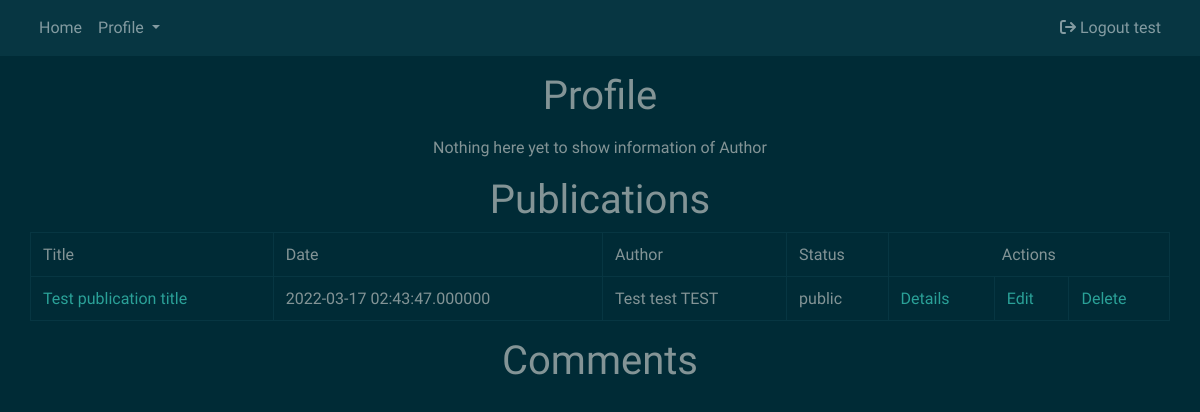
Before: /Profile/ (signed in) with the older database file.
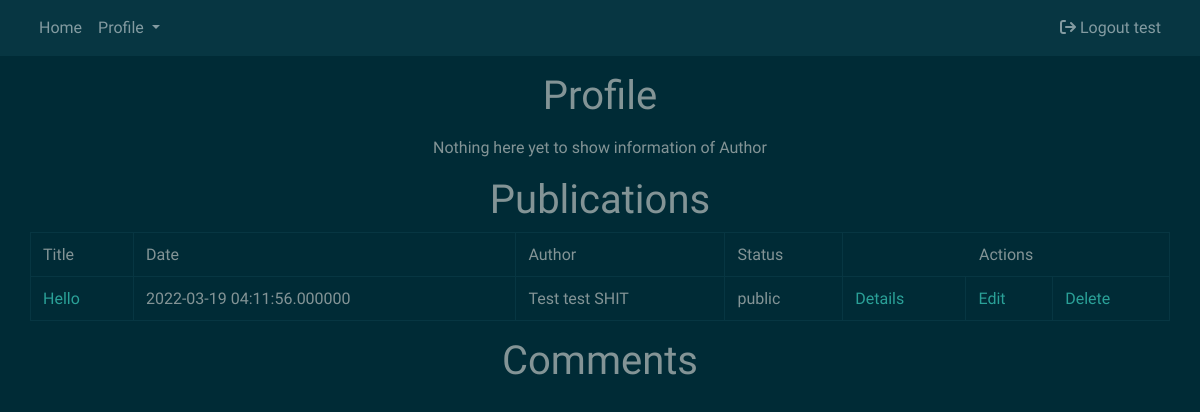
After: the same page with the newer database file.
### tables this page shows
CREATE TABLE `publication` (
  `publication_id` int(20) NOT NULL,
  `profile_id` int(20) NOT NULL,
  `publication_title` varchar(50) NOT NULL,
  `publication_text` varchar(3000) NOT NULL,
  `timestamp` timestamp(6) NOT NULL DEFAULT current_timestamp(6) ON UPDATE current_timestamp(6),
  `publication_status` varchar(10) NOT NULL
);

CREATE TABLE `profile` (
  `profile_id` int(20) NOT NULL,
  `author_id` int(20) NOT NULL,
  `first_name` varchar(30) NOT NULL,
  `middle_name` varchar(30) NOT NULL,
  `last_name` varchar(30) NOT NULL
);

### app/controllers/Profile.php (called while the page is built, shortened)
<?php
class Profile extends Controller{
    public function __construct(){
        $this->profileModel = $this->model('profileModel');
    }
    public function index(){
        $publications = $this->profileModel->getAuthorPublications();
        $data = [
            "publications" => $publications
        ];
        $this->view('Profile/index', $data);
    }
}
?>

### app/core/App.php (called while the page is built, shortened)
<?php
class App
{
    protected $currentMethod = 'index';
    public function __construct()
    {
        $url = $this->parseURL();
        if (file_exists('../app/controllers/' . $url[0] . '.php')) {
            unset($url[0]);
        }
        $this->currentController = new $this->currentController;
        $this->params = $url ? array_values($url) : [];
        call_user_func_array([$this->currentController, $this->currentMethod], $this->params);
    }
    public function parseURL()
    {
        if (isset($_GET['url'])) {
            $url = rtrim($_GET['url'], '/');
            $url = filter_var($url, FILTER_SANITIZE_URL);
            $url = explode('/', $url);
            return $url;
        }
    }
}

### public/index.php (called while the page is built, shortened)
<?php
    $init = new App;
?>

### app/core/Model.php (called while the page is built, shortened)
<?php
class Model
{
    private $host = DB_HOST;
    private $user = DB_USER;
    private $pass = DB_PASS;
    private $dbname = DB_NAME;
    private $dbh;
    private $stmt;
    public function __construct()
    {
        $dsn = 'mysql:host=' . $this->host . ';dbname=' . $this->dbname;
        $options = array(
            PDO::ATTR_PERSISTENT => true,
            PDO::ATTR_ERRMODE => PDO::ERRMODE_EXCEPTION
        );
        try {
            $this->dbh = new PDO($dsn, $this->user, $this->pass, $options);
        } catch (PDOException $e) {
            $this->error = $e->getMessage();
            echo $this->error;
        }
    }
    public function query($sql)
    {
        $this->stmt = $this->dbh->prepare($sql);
    }
    public function execute()
    {
        return $this->stmt->execute();
    }
    public function getResultSet(){
        $this->execute();
        return $this->stmt->fetchAll(PDO::FETCH_OBJ);
    }
}

### app/models/profileModel.php (called while the page is built, shortened)
<?php
class profileModel
{
    public function __construct()
    {
        $this->db = new Model;
    }
    public function getAuthorPublications()
    {
        $username = $_SESSION['user_username'];
        $this->db->query(
            "SELECT author_id, profile.profile_id, profile.first_name, publication.publication_id, publication.publication_status, profile.middle_name, profile.last_name, publication.publication_title, publication.publication_text, publication.timestamp
                FROM profile INNER JOIN publication
                ON publication.profile_id = profile.profile_id
                WHERE author_id = (SELECT author_id FROM author WHERE username = '$username')"
        );
        return $this->db->getResultSet();
    }
}

### app/views/Profile/index.php (the view, shortened to what this page needs)
<?php require APPROOT . '/views/includes/header.php'; ?>
<h1 class= "text-center mt-3">Profile</h1>
<p class= "text-center mt-3">Nothing here yet to show information of Author</p>
<h1 class= "text-center mt-3">Publications</h1>
<table class="container table table-bordered">
    <tr>
        <td>Title</td>
        <td>Date</td>
        <td>Author</td>
        <td>Status</td>
        <td colspan="3" class="text-center"> Actions</td>
    </tr>
    <?php
        if (!empty($data["publications"])) {
            foreach($data["publications"] as $publication){
                echo"<td>
                <a href='/Blog/Profile/details/$publication->publication_id'>$publication->publication_title</a>
                </td>";
                echo"<td>$publication->timestamp</td>";
                echo"<td>$publication->first_name $publication->middle_name $publication->last_name</td>";
                echo"<td>$publication->publication_status</td>";
                echo"<td>
                <a href='/Blog/Profile/details/$publication->publication_id'> Details</a>
                </td>";
                echo"<td>
                <a href='/Blog/Profile/editPublication/$publication->publication_id'> Edit</a>
                </td>";
                echo"<td>
                <a href='/Blog/Profile/delete/$publication->publication_id'> Delete</a>
                </td>";
            }
        }
        ?>
</table>
<h1 class= "text-center mt-3">Comments</h1>
<?php require APPROOT . '/views/includes/footer.php'; ?>

Changed rows visible on the page:
removed publication: publication_title "Test publication title", timestamp "2022-03-17 02:43:47.000000", profile.first_name "Test", profile.middle_name "test", profile.last_name "TEST", publication_status "public"
added publication: publication_title "Hello", timestamp "2022-03-19 04:11:56.000000", profile.first_name "Test", profile.middle_name "test", profile.last_name "SHIT", publication_status "public"
